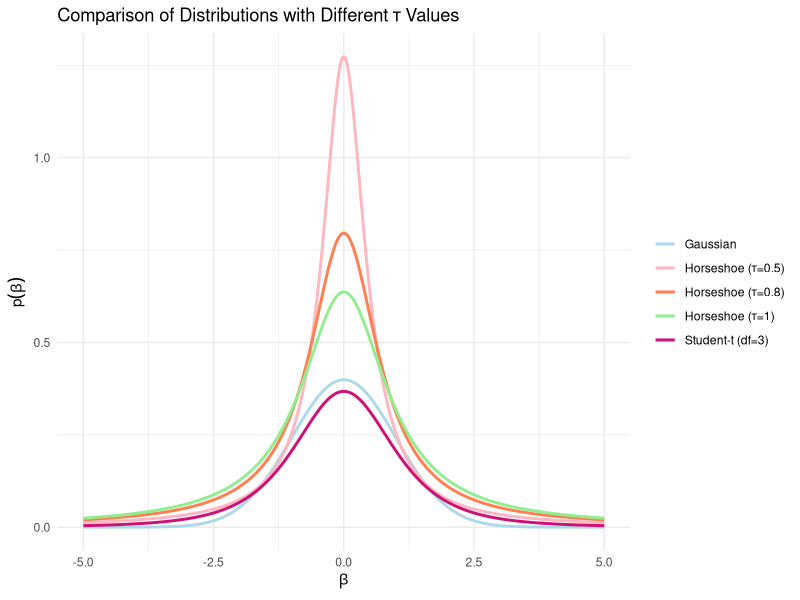
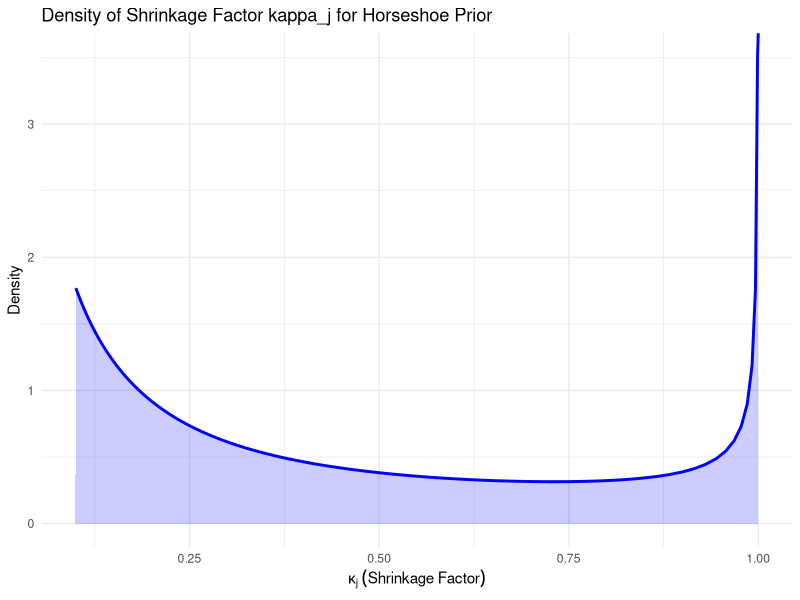
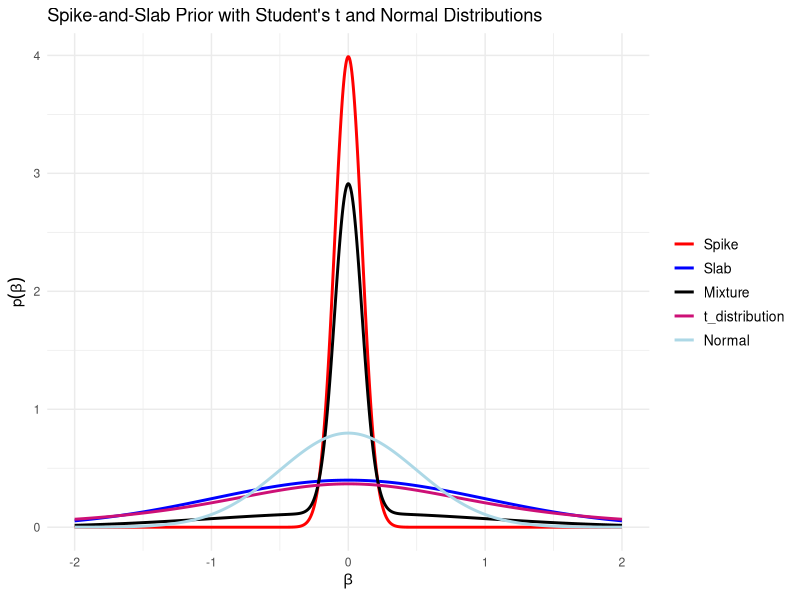
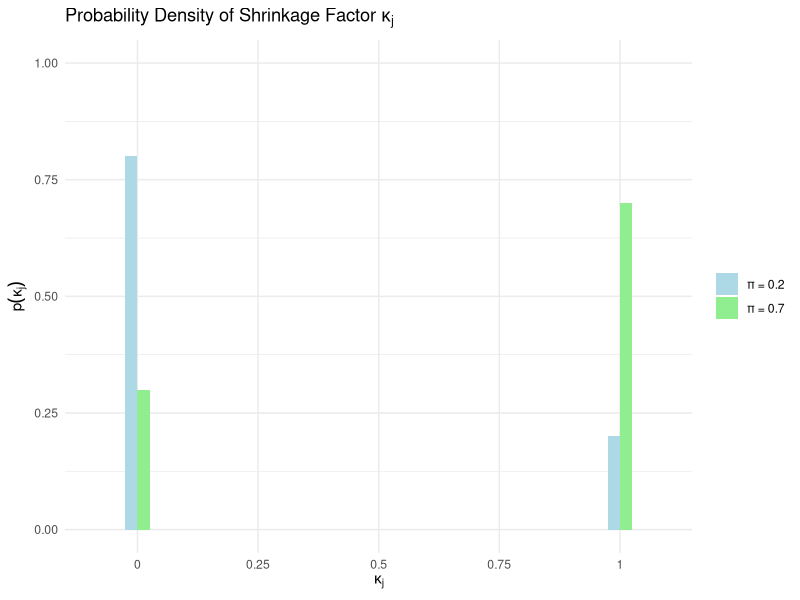

Write R code to recreate these figures, in order.
## ---- chunk 1
library(ggplot2)
library(MASS)  # For the Half-Cauchy distribution

# Set the parameter estimate beta with a narrower range
beta <- seq(-5, 5, length.out = 1000)

# Compute the densities for each distribution centered around beta
gaussian_density <- dnorm(beta, mean = 0, sd = 1)         # Gaussian distribution
student_t_density <- dt(beta, df = 3)                     # Student-t distribution with 3 degrees of freedom

# Define the Half-Cauchy density function manually
half_cauchy_density <- function(x, tau) {
  ifelse(x < 0, 0, (2 / (pi * tau)) * (1 / (1 + (x / tau)^2)))
}

# Compute the Horseshoe densities for different values of tau
horseshoe_density_tau1 <- half_cauchy_density(abs(beta), tau = 1)
horseshoe_density_tau08 <- half_cauchy_density(abs(beta), tau = 0.8)
horseshoe_density_tau05 <- half_cauchy_density(abs(beta), tau = 0.5)

# Combine the densities into a data frame for plotting
data <- data.frame(
  beta = rep(beta, 5),
  density = c(gaussian_density, student_t_density, horseshoe_density_tau1, horseshoe_density_tau08, horseshoe_density_tau05),
  distribution = rep(c("Gaussian", "Student-t (df=3)", "Horseshoe (τ=1)", "Horseshoe (τ=0.8)", "Horseshoe (τ=0.5)"), each = length(beta))
)

# Plot the distributions using ggplot2
ggplot(data, aes(x = beta, y = density, color = distribution)) +
  geom_line(size = 1) +
  labs(title = "Comparison of Distributions with Different τ Values",
       x = expression(beta),  # Use beta as x-axis label
       y = expression(p(beta))) +
  theme_minimal() +
  theme(legend.title = element_blank()) +
  scale_color_manual(values = c("lightblue", "lightpink", "coral", "lightgreen", "deeppink3"))




## ---- chunk 2

n <- 100  # number of observations
sigma <- 1  # variance of model
tau <- 0.3  # global shrinkage 
s_j <- 1  # variance of the pred
lambda_j <- seq(0, 1, length.out = 100)  # local shrinkage 

kappa_j <- 1 / (1 + n * (sigma^-2) * (tau^2) * (s_j^2) * (lambda_j^2))

a_j <- tau * sigma^-1 * sqrt(n) * s_j 
density_kappa <- (1 / pi) * (a_j / ((a_j^2 - 1) * kappa_j + 1)) * (1 / sqrt(kappa_j * (1 - kappa_j)))

ggplot(data = data.frame(kappa_j, density_kappa), aes(x = kappa_j, y = density_kappa)) +
  geom_line(color = "blue", size = 1) +
  geom_area(alpha = 0.2, fill = "blue") +
  labs(
    title = "Density of Shrinkage Factor kappa_j for Horseshoe Prior",
    x = expression(kappa[j] ~ (Shrinkage ~ Factor)),
    y = "Density"
  ) +
  theme_minimal()


## ---- chunk 3

# Define the parameters for the spike and slab components
spike_mean <- 0
spike_sd <- 0.1   # Narrow spike
slab_mean <- 0
slab_sd <- 1      # Wider slab
pi <- 0.3         # Probability of slab (variable inclusion)

# Define a sequence of beta values for plotting
beta_values <- seq(-2, 2, length.out = 1000)

spike_density <- dnorm(beta_values, mean = spike_mean, sd = spike_sd)
slab_density <- dnorm(beta_values, mean = slab_mean, sd = slab_sd)
mixture_density <- (1 - pi) * spike_density + pi * slab_density
student_t_density <- dt(beta_values, df = 3)
normal_density <- dnorm(beta_values, mean = 0, sd = 0.5)

# Create a data frame for plotting
data <- data.frame(
  beta = beta_values,
  Spike = spike_density,
  Slab = slab_density,
  Mixture = mixture_density,
  t_distribution = student_t_density,
  Normal = normal_density
)

# Reshape data for easier plotting using ggplot2
library(reshape2)
data_melted <- melt(data, id.vars = 'beta', variable.name = 'Distribution', value.name = 'Density')

#"lightblue", "lightpink", "coral", "lightgreen", "deeppink3"

# Plot the spike, slab, mixture, Student's t, and normal densities with a legend on the right
ggplot(data_melted, aes(x = beta, y = Density, color = Distribution)) +
  geom_line(size = 1) +
  labs(title = "Spike-and-Slab Prior with Student's t and Normal Distributions",
       x = expression(beta),
       y = expression(p(beta))) +
  scale_color_manual(values = c("Spike" = 'red', "Slab" = 'blue', "Mixture" = 'black', 
                                "t_distribution" = 'deeppink3', "Normal" = 'lightblue')) +
  theme_minimal() +
  theme(legend.position = "right",  # Position the legend on the right side
        legend.title = element_blank(),  # Remove legend title
        legend.text = element_text(size = 10))  # Adjust text size for readability

## ---- chunk 4
# Set the value of pi for both density functions
pi1 <- 0.7  # First density function
pi2 <- 0.2  # Second density function

# Define kappa values from 0 to 1 with step size of 0.25
kappa_values <- seq(0, 1, by = 0.25)

# Calculate probabilities for both pi values
probabilities <- data.frame(
  kappa = rep(kappa_values, 2),  # Repeat kappa values for both densities
  probability = c(
    c(1 - pi1, 0, 0, 0, pi1),  # Density for pi = 0.7
    c(1 - pi2, 0, 0, 0, pi2)   # Density for pi = 0.2
  ),
  pi_value = rep(c("π = 0.7", "π = 0.2"), each = length(kappa_values))  # Indicate pi value for each density
)

# Create a bar plot with ggplot
ggplot(probabilities, aes(x = factor(kappa), y = probability, fill = pi_value)) +
  geom_bar(stat = "identity", position = "dodge", width = 0.2) +  # Adjust width for visibility
  scale_fill_manual(values = c("lightblue", "lightgreen")) +  # Different colors for different pi values
  labs(
    title = expression("Probability Density of Shrinkage Factor " * kappa[j]),
    x = expression(kappa[j]),
    y = expression(p(kappa[j]))
  ) +
  ylim(0, 1) +
  theme_minimal() +
  theme(legend.title = element_blank())  # Remove legend title

